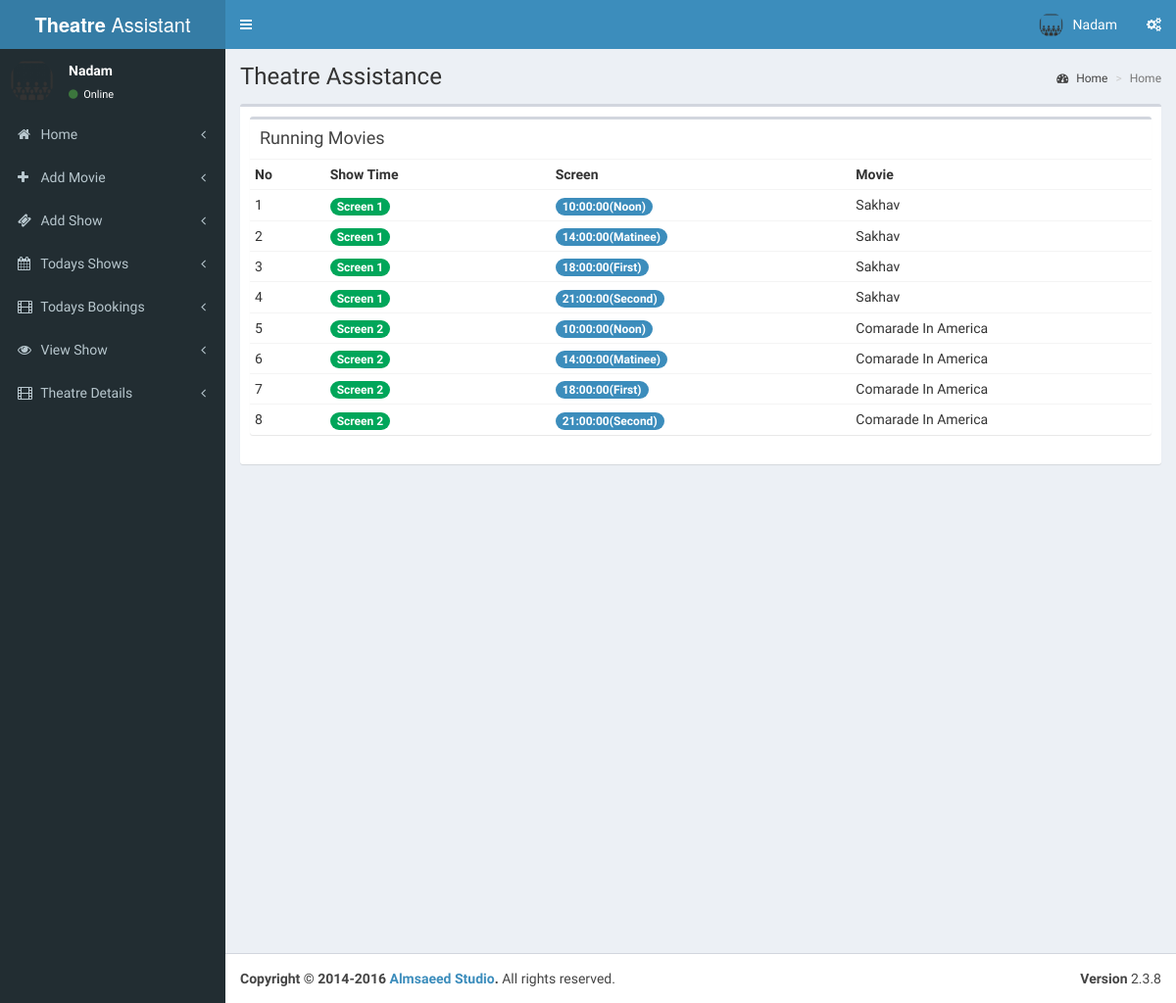
The app's page /theatre/pages/index.php (signed in) with its own data.
### tables this page shows
CREATE TABLE IF NOT EXISTS `tbl_theatre` (
  `id` int(11) NOT NULL AUTO_INCREMENT,
  `name` varchar(100) NOT NULL,
  `address` varchar(100) NOT NULL,
  `place` varchar(100) NOT NULL,
  `state` varchar(50) NOT NULL,
  `pin` int(11) NOT NULL,
  PRIMARY KEY (`id`)
);

CREATE TABLE IF NOT EXISTS `tbl_shows` (
  `s_id` int(11) NOT NULL AUTO_INCREMENT,
  `st_id` int(11) NOT NULL COMMENT 'show time id',
  `theatre_id` int(11) NOT NULL,
  `movie_id` int(11) NOT NULL,
  `start_date` date NOT NULL,
  `status` int(11) NOT NULL COMMENT '1 means show available',
  `r_status` int(11) NOT NULL,
  PRIMARY KEY (`s_id`)
);

CREATE TABLE IF NOT EXISTS `tbl_screens` (
  `screen_id` int(11) NOT NULL AUTO_INCREMENT,
  `t_id` int(11) NOT NULL COMMENT 'theatre id',
  `screen_name` varchar(110) NOT NULL,
  `seats` int(11) NOT NULL COMMENT 'number of seats',
  `charge` int(11) NOT NULL,
  PRIMARY KEY (`screen_id`)
);

CREATE TABLE IF NOT EXISTS `tbl_show_time` (
  `st_id` int(11) NOT NULL AUTO_INCREMENT,
  `screen_id` int(11) NOT NULL,
  `name` varchar(40) NOT NULL COMMENT 'noon,second,etc',
  `start_time` time NOT NULL,
  PRIMARY KEY (`st_id`)
);

CREATE TABLE IF NOT EXISTS `tbl_movie` (
  `movie_id` int(11) NOT NULL AUTO_INCREMENT,
  `t_id` int(11) NOT NULL COMMENT 'theatre id',
  `movie_name` varchar(100) NOT NULL,
  `cast` varchar(500) NOT NULL,
  `desc` varchar(1000) NOT NULL,
  `release_date` date NOT NULL,
  `image` varchar(200) NOT NULL,
  `video_url` varchar(200) NOT NULL,
  `status` int(1) NOT NULL COMMENT '0 means active ',
  PRIMARY KEY (`movie_id`)
);

### theatre/pages/index.php (the view)
<?php
include('header.php');
?>
  <div class="content-wrapper">
    <section class="content-header">
      <h1>
        Theatre Assistance
      </h1>
      <ol class="breadcrumb">
        <li><a href="index"><i class="fa fa-dashboard"></i> Home</a></li>
        <li class="active">Home</li>
      </ol>
    </section>
    <section class="content">
      <div class="box">
        <div class="box-body">
            <div class="box">
            <div class="box-header">
              <h3 class="box-title">Running Movies</h3>
            </div>
            <div class="box-body no-padding">
              <table class="table table-condensed">
                <tr>
                  <th class="col-md-1">No</th>
                  <th class="col-md-3">Show Time</th>
                  <th class="col-md-4">Screen</th>
                  <th class="col-md-4">Movie</th>
                </tr>
                <?php
					$qry8=mysqli_query($con,"select * from tbl_shows where r_status=1 and theatre_id='".$_SESSION['theatre']."'");
					$no=1;
					while($mn=mysqli_fetch_array($qry8))
					{
					 $qry9=mysqli_query($con,"select * from tbl_movie where movie_id='".$mn['movie_id']."'");
					 $mov=mysqli_fetch_array($qry9);
					 $qry10=mysqli_query($con,"select * from tbl_show_time where st_id='".$mn['st_id']."'");
					 $scr=mysqli_fetch_array($qry10);
					 $qry11=mysqli_query($con,"select * from tbl_screens where screen_id='".$scr['screen_id']."'");
					 $scn=mysqli_fetch_array($qry11);
					?>
                <tr>
                  <td><?php echo $no;?></td>
                  <td><span class="badge bg-green"><?php echo $scn['screen_name'];?></span></td>
                  <td><span class="badge bg-light-blue"><?php echo $scr['start_time'];?>(<?php echo $scr['name'];?>)</span></td>
                  <td><?php echo $mov['movie_name'];?></td>
                  </tr>
                  <?php
					       $no=$no+1;
					}
                  ?>
              </table>
            </div>
          </div>
        </div>
      </div>
    </section>
  </div>
  <?php
include('footer.php');
?>

### theatre/pages/header.php (shortened to what this page needs)
<?php
include('../../config.php');
$th=mysqli_query($con,"select * from tbl_theatre where id='".$_SESSION['theatre']."'");
$theatre=mysqli_fetch_array($th);
?>
<!DOCTYPE html>
<html>
<head>
  <link rel="stylesheet" href="../validation/dist/css/bootstrapValidator.css"/>
  <link rel="stylesheet" href="../bootstrap/css/bootstrap.min.css">
  <link rel="stylesheet" href="https://cdnjs.cloudflare.com/ajax/libs/font-awesome/4.5.0/css/font-awesome.min.css">
  <link rel="stylesheet" href="https://cdnjs.cloudflare.com/ajax/libs/ionicons/2.0.1/css/ionicons.min.css">
  <link rel="stylesheet" href="../dist/css/AdminLTE.min.css">
  <link rel="stylesheet" href="../dist/css/skins/_all-skins.min.css">
</head>
<body class="hold-transition skin-blue sidebar-mini">
<div class="wrapper">
  <header class="main-header">
    <a href="index.php" class="logo">
      <span class="logo-lg"><b>Theatre</b> Assistant</span>
    </a>
    <nav class="navbar navbar-static-top">
      <a href="#" class="sidebar-toggle" data-toggle="offcanvas" role="button">
      </a>
      <div class="navbar-custom-menu">
        <ul class="nav navbar-nav">
          <li class="dropdown user user-menu">
            <a href="#" class="dropdown-toggle" data-toggle="dropdown">
              <img src="cinema-512.png" class="user-image" alt="User Image">
              <span class="hidden-xs"><?php echo $theatre['name'];?></span>
            </a>
          </li>
          <li>
            <a href="#" data-toggle="control-sidebar"><i class="fa fa-gears"></i></a>
          </li>
        </ul>
      </div>
    </nav>
  </header>
  <aside class="main-sidebar">
    <section class="sidebar">
      <div class="user-panel">
        <div class="pull-left image">
          <img src="cinema-512.png" class="img-circle" alt="User Image">
        </div>
        <div class="pull-left info">
          <p><?php echo $theatre['name'];?></p>
          <a href="#"><i class="fa fa-circle text-success"></i> Online</a>
        </div>
      </div>
      <ul class="sidebar-menu">
        <li class="treeview">
          <a href="index.php">
            <i class="fa fa-home"></i> <span>Home</span>
            <span class="pull-right-container">
              <i class="fa fa-angle-left pull-right"></i>
            </span>
          </a>
        </li>
          <li class="treeview">
          <a href="add_movie.php">
            <i class="fa fa-plus"></i> <span>Add Movie</span>
            <span class="pull-right-container">
              <i class="fa fa-angle-left pull-right"></i>
            </span>
          </a>
        </li>
        <li class="treeview">
          <a href="add_show.php">
            <i class="fa fa-ticket"></i> <span>Add Show</span>
            <span class="pull-right-container">
              <i class="fa fa-angle-left pull-right"></i>
            </span>
          </a>
        </li>
        <li class="treeview">
          <a href="todays_shows.php">
            <i class="fa fa-calendar"></i> <span>Todays Shows</span>
            <span class="pull-right-container">
              <i class="fa fa-angle-left pull-right"></i>
            </span>
          </a>
        </li>
        <li class="treeview">
          <a href="tickets.php">
            <i class="fa fa-film"></i> <span>Todays Bookings</span>
            <span class="pull-right-container">
              <i class="fa fa-angle-left pull-right"></i>
            </span>
          </a>
        </li>
        <li class="treeview">
          <a href="view_shows.php">
            <i class="fa fa-eye"></i> <span>View Show</span>
            <span class="pull-right-container">
              <i class="fa fa-angle-left pull-right"></i>
            </span>
          </a>
        </li>
        <li class="treeview">
          <a href="add_theatre_2.php">
            <i class="fa fa-film"></i> <span>Theatre Details</span>
            <span class="pull-right-container">
              <i class="fa fa-angle-left pull-right"></i>
            </span>
          </a>
        </li>
      </ul>
    </section>
  </aside>

### records on screen
tbl_theatre: name "Nadam"
tbl_shows: tbl_screens.screen_name "Screen 1", st.start_time "10:00:00", st.name "Noon", movie.movie_name "Sakhav"
tbl_shows: tbl_screens.screen_name "Screen 1", st.start_time "14:00:00", st.name "Matinee", movie.movie_name "Sakhav"
tbl_shows: tbl_screens.screen_name "Screen 1", st.start_time "18:00:00", st.name "First", movie.movie_name "Sakhav"
tbl_shows: tbl_screens.screen_name "Screen 1", st.start_time "21:00:00", st.name "Second", movie.movie_name "Sakhav"
tbl_shows: tbl_screens.screen_name "Screen 2", st.start_time "10:00:00", st.name "Noon", movie.movie_name "Comarade In America"
tbl_shows: tbl_screens.screen_name "Screen 2", st.start_time "14:00:00", st.name "Matinee", movie.movie_name "Comarade In America"
tbl_shows: tbl_screens.screen_name "Screen 2", st.start_time "18:00:00", st.name "First", movie.movie_name "Comarade In America"
tbl_shows: tbl_screens.screen_name "Screen 2", st.start_time "21:00:00", st.name "Second", movie.movie_name "Comarade In America"
